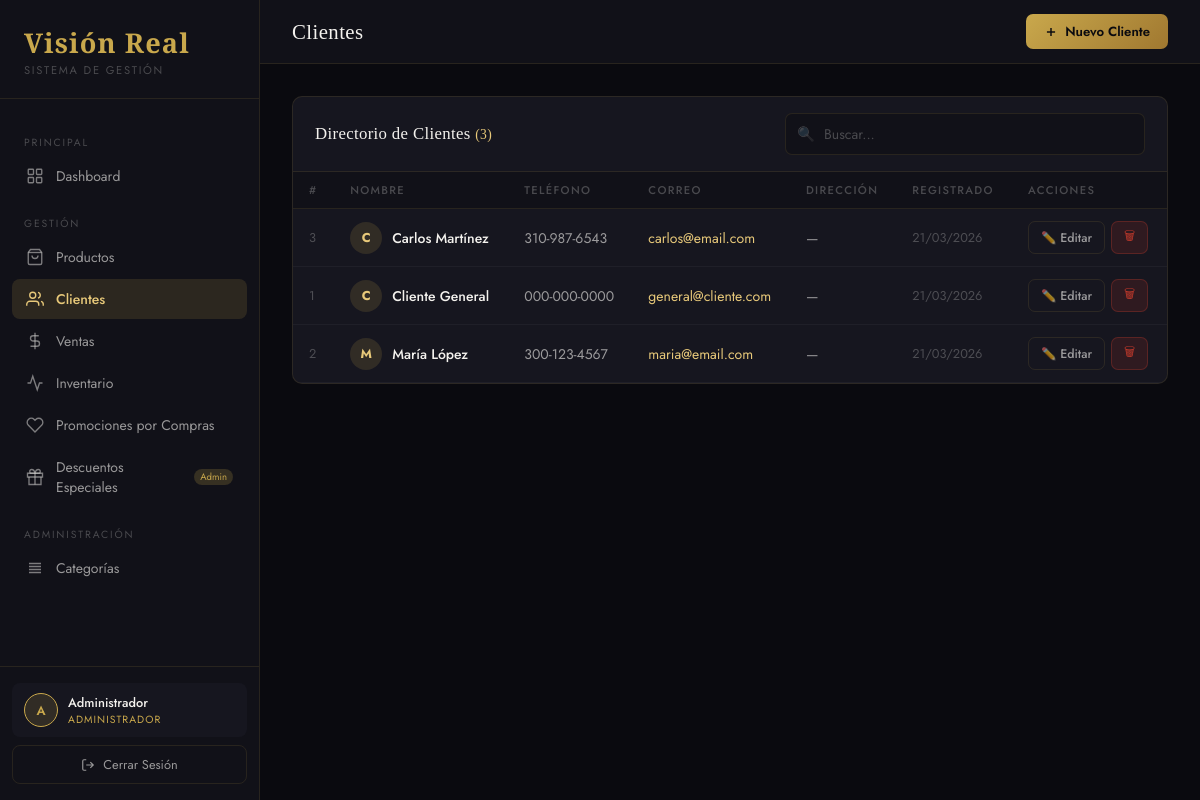
The page /views/clientes.php (signed in) on the database its author committed.
### tables this page shows
CREATE TABLE clientes (
    id INT AUTO_INCREMENT PRIMARY KEY,
    nombre VARCHAR(150) NOT NULL,
    telefono VARCHAR(20),
    email VARCHAR(150),
    direccion TEXT,
    created_at TIMESTAMP DEFAULT CURRENT_TIMESTAMP
);

### config/database.php (called while the page is built, shortened)
<?php
class Database {
    private static $instance = null;
    private $connection;
    private function __construct() {
        $this->connection = new mysqli(DB_HOST, DB_USER, DB_PASS, DB_NAME);
        $this->connection->set_charset(DB_CHARSET);
    }
    public static function getInstance() {
        if (self::$instance === null) self::$instance = new Database();
        return self::$instance;
    }
    public function query($sql)     { return $this->connection->query($sql); }
}
?>

### models/Cliente.php (called while the page is built, shortened)
<?php
require_once __DIR__ . '/../config/database.php';
class Cliente {
    private $db;
    public function __construct() { $this->db = Database::getInstance(); }
    public function getAll($search='') {
        $sql="SELECT * FROM clientes";
        $sql.=" ORDER BY nombre";
        $r=$this->db->query($sql);$a=[];while($row=$r->fetch_assoc())$a[]=$row;return $a;
    }
}
?>

### views/clientes.php (the view, shortened to what this page needs)
<?php
require_once __DIR__ . '/../models/Cliente.php';
$m=new Cliente();$clientes=$m->getAll();
include __DIR__ . '/partials/head.php';
?>
<div class="layout">
<?php include __DIR__ . '/partials/sidebar.php'; ?>
<div class="main">
  <header class="topbar">
    <div class="topbar-left">
      <h1 class="page-title">Clientes</h1>
    </div>
    <div class="topbar-right">
      <button class="btn btn-primary" onclick="abrirNuevo()">
        <svg width="14" height="14" viewBox="0 0 24 24" fill="none" stroke="currentColor" stroke-width="2.5"><line x1="12" y1="5" x2="12" y2="19"/><line x1="5" y1="12" x2="19" y2="12"/></svg>
        Nuevo Cliente
      </button>
    </div>
  </header>
  <div class="content">
    <div class="card">
      <div class="card-header">
        <span class="card-title">Directorio de Clientes <span style="color:var(--gold-light);font-size:.85rem">(<?=count($clientes)?>)</span></span>
        <div class="search-input-wrap">
          <span class="search-icon">🔍</span>
          <input type="text" id="buscador" placeholder="Buscar..." oninput="filtrar(this.value)">
        </div>
      </div>
      <div class="table-wrap">
        <table id="tbl">
          <thead>
            <tr><th>#</th><th>Nombre</th><th>Teléfono</th><th>Correo</th><th>Dirección</th><th>Registrado</th><th>Acciones</th></tr>
          </thead>
          <tbody>
            <?php if(empty($clientes)): ?>
            <tr><td colspan="7" class="table-empty">No hay clientes registrados</td></tr>
            <?php else: foreach($clientes as $c): ?>
            <tr>
              <td style="color:var(--white-muted);font-size:.8rem"><?=(int)$c['id']?></td>
              <td>
                <div style="display:flex;align-items:center;gap:10px">
                  <div style="width:32px;height:32px;border-radius:50%;background:var(--gold-dim);color:var(--gold-light);display:flex;align-items:center;justify-content:center;font-size:.8rem;font-weight:700;flex-shrink:0"><?=strtoupper(substr($c['nombre'],0,1))?></div>
                  <strong><?=htmlspecialchars($c['nombre'])?></strong>
                </div>
              </td>
              <td><?=htmlspecialchars($c['telefono']?:'—')?></td>
              <td><?php if($c['email']):?><a href="mailto:<?=htmlspecialchars($c['email'])?>" style="color:var(--gold-light);text-decoration:none"><?=htmlspecialchars($c['email'])?></a><?php else:?>—<?php endif;?></td>
              <td><?=htmlspecialchars($c['direccion']?:'—')?></td>
              <td style="font-size:.8rem;color:var(--white-muted)"><?=date('d/m/Y',strtotime($c['created_at']))?></td>
              <td>
                <div style="display:flex;gap:6px">
                  <button class="btn btn-outline btn-sm" onclick="abrirEditar(this)">✏️ Editar</button>
                  <button class="btn btn-danger btn-sm" onclick="borrar(this)">🗑</button>
                </div>
              </td>
            </tr>
            <?php endforeach; endif; ?>
          </tbody>
        </table>
      </div>
    </div>
  </div>
</div>
</div>
</body>
</html>

### assets/css/style.css (style rules this page uses)
:root { --bg-dark: #0a0a0f; --bg-panel: #111118; --bg-card: #16161f; --bg-hover: #1c1c28; --gold: #c9a84c; --gold-light: #e8c97a; --gold-dim: rgba(201,168,76,0.15); --white: #f4f2ee; --white-dim: rgba(244,242,238,0.6); --white-muted: rgba(244,242,238,0.25); --danger: #c0392b; --danger-dim: rgba(192,57,43,0.15); --success: #27ae60; --success-dim: rgba(39,174,96,0.15); --warning: #e67e22; --warning-dim: rgba(230,126,34,0.15); --border: rgba(201,168,76,0.12); --sidebar-w: 260px; --radius: 10px; --shadow: 0 4px 24px rgba(0,0,0,0.4); --font-display:'Cormorant Garamond', serif; --font-body: 'Jost', sans-serif; --transition: 0.2s ease; }
*, *::before, *::after { box-sizing: border-box; margin: 0; padding: 0; }
html { font-size: 16px; scroll-behavior: smooth; }
body { font-family: var(--font-body); background: var(--bg-dark); color: var(--white); min-height: 100vh; overflow-x: hidden; }
.layout { display: flex; min-height: 100vh; }
.main { margin-left: var(--sidebar-w); flex: 1; display: flex; flex-direction: column; min-height: 100vh; }
.topbar { display: flex; align-items: center; justify-content: space-between; padding: 0 32px; height: 64px; border-bottom: 1px solid var(--border); background: var(--bg-panel); position: sticky; top: 0; z-index: 50; }
.topbar-left { display: flex; align-items: center; gap: 12px; }
.page-title { font-family: var(--font-display); font-size: 1.3rem; font-weight: 500; color: var(--white); letter-spacing: 0.02em; }
.topbar-right { display: flex; align-items: center; gap: 12px; }
.content { padding: 32px; flex: 1; }
.card { background: var(--bg-card); border: 1px solid var(--border); border-radius: var(--radius); overflow: hidden; }
.card-header { display: flex; align-items: center; justify-content: space-between; padding: 16px 22px; border-bottom: 1px solid var(--border); }
.card-title { font-family: var(--font-display); font-size: 1.05rem; font-weight: 500; color: var(--white); letter-spacing: 0.02em; }
.table-wrap { overflow-x: auto; }
table { width: 100%; border-collapse: collapse; font-size: 0.875rem; }
thead th { padding: 10px 16px; text-align: left; font-size: 0.7rem; text-transform: uppercase; letter-spacing: 0.12em; color: var(--white-muted); font-weight: 500; border-bottom: 1px solid var(--border); background: var(--bg-panel); }
tbody tr { border-bottom: 1px solid rgba(255,255,255,0.04); transition: background var(--transition); }
td { padding: 12px 16px; color: var(--white-dim); vertical-align: middle; }
td strong { color: var(--white); font-weight: 500; }
.btn { display: inline-flex; align-items: center; gap: 7px; padding: 8px 18px; border-radius: 7px; font-family: var(--font-body); font-size: 0.825rem; font-weight: 500; border: none; cursor: pointer; transition: all var(--transition); text-decoration: none; white-space: nowrap; }
.btn-primary { background: linear-gradient(135deg, var(--gold), #a07830); color: #0a0a0f; font-weight: 600; }
.btn-outline { background: transparent; border: 1px solid var(--border); color: var(--white-dim); }
.btn-danger { background: var(--danger-dim); color: var(--danger); border: 1px solid rgba(192,57,43,0.3); }
.btn-sm { padding: 5px 12px; font-size: 0.775rem; }
input, select, textarea { background: var(--bg-panel); border: 1px solid var(--border); border-radius: 7px; padding: 10px 14px; color: var(--white); font-family: var(--font-body); font-size: 0.875rem; transition: border-color var(--transition); width: 100%; }
input::placeholder { color: var(--white-muted); }
.search-input-wrap { position: relative; flex: 1; max-width: 360px; }
.search-input-wrap input { padding-left: 38px; }
.search-icon { position: absolute; left: 12px; top: 50%; transform: translateY(-50%); color: var(--white-muted); font-size: 0.9rem; }

### rows shown on the page
clientes: id "3", nombre "C", nombre "Carlos Martínez", telefono "310-987-6543", email "carlos@email.com", direccion "—", created_at "21/03/2026"
clientes: id "1", nombre "C", nombre "Cliente General", telefono "000-000-0000", email "general@cliente.com", direccion "—", created_at "21/03/2026"
clientes: id "2", nombre "M", nombre "María López", telefono "300-123-4567", email "maria@email.com", direccion "—", created_at "21/03/2026"

### other values the page prints
$ini "A"
$user['nombre'] "Administrador"
$user['rol'] "ADMINISTRADOR"
count($clientes) "3"
